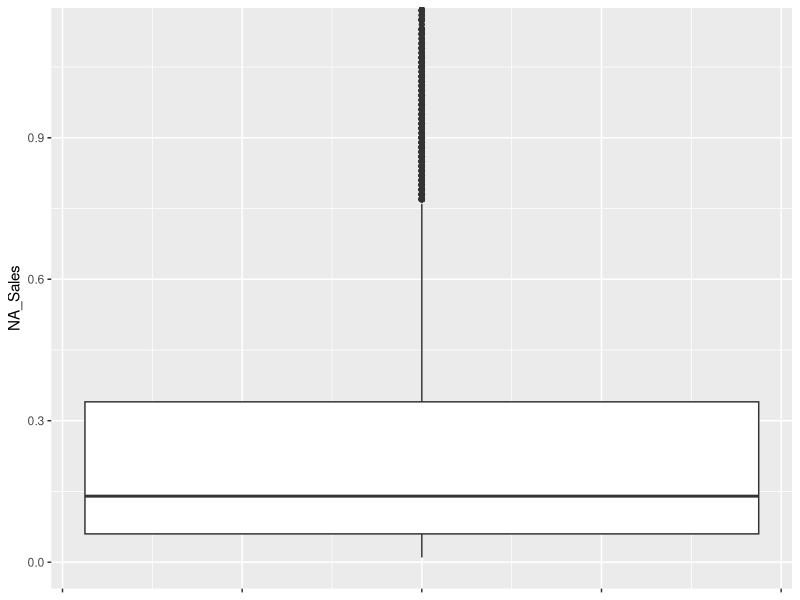
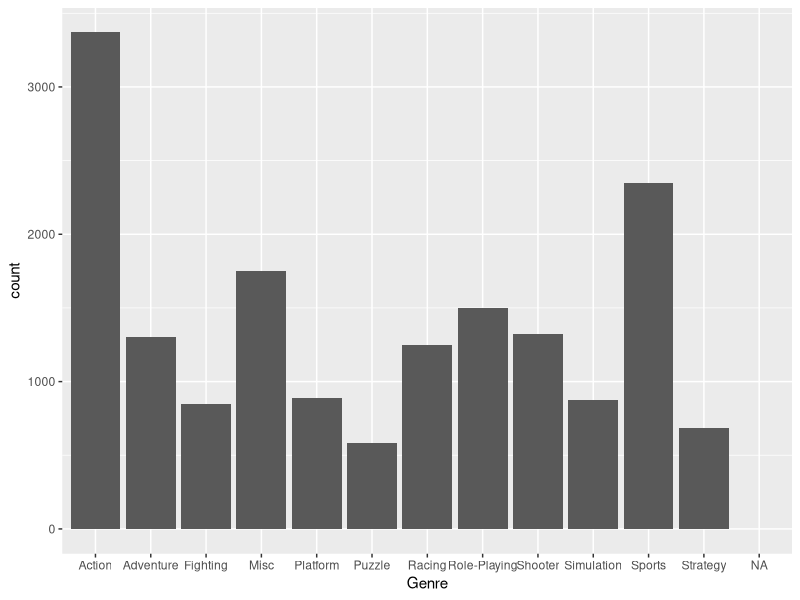

These charts were generated, in order, by the following R code: (Note: this script raises an error after producing the figures.)
## ---- chunk 1
#Loading Libraries
library(tidyverse)

#Loading Dataset
vgs <- read.csv('replaced variables.csv')

#Transforming variables to appropriate data types
vgs$NA_Sales<-as.numeric(vgs$NA_Sales)
vgs$EU_Sales<-as.numeric(vgs$EU_Sales)
vgs$JP_Sales<-as.numeric(vgs$JP_Sales)
vgs$Other_Sales<-as.numeric(vgs$Other_Sales)
vgs$Platform <- as.factor(vgs$Platform)
vgs$Publisher <- as.factor(vgs$Genre)
vgs$Genre <- as.factor(vgs$Genre)
vgs$Developer <- as.factor(vgs$Developer)
vgs$Rating <- as.factor(vgs$Rating)
vgs$Year_of_Release <- as.factor(vgs$Year_of_Release)
vgs$User_Score <- as.numeric(vgs$User_Score)
vgs$Name <- as.character(vgs$Name)
vgs$User_Score <- vgs$User_Score * 10

#Replacing empty entries with NA
vgs$Rating[vgs$Rating %in% c("")]<- NA
vgs$Rating <-factor(vgs$Rating)
vgs$Developer[vgs$Developer %in% c("")]<- NA
vgs$Developer <-factor(vgs$Developer)
vgs$Genre[vgs$Genre %in% c("")]<- NA
vgs$Genre <-factor(vgs$Genre)
## ---- chunk 2
summary(vgs$NA_Sales, na.rm = TRUE) # summarize the variable NA_Sales
sd(vgs$NA_Sales, na.rm = TRUE) # find the standard deviation
IQR(vgs$NA_Sales, na.rm = TRUE) # find the IQR
nasmildthreshold = (.28*1.5) + .28 # mild threshold
print(nasmildthreshold)
nasmaxthreshold = (.28*3) + .28 # extreme threshold
print(nasmaxthreshold)
sum(vgs$NA_Sales>nasmaxthreshold, na.rm = TRUE) # number of observations above the max threshold
ggplot(data = vgs, aes(y = NA_Sales)) + geom_boxplot() + coord_cartesian(ylim = c(0, 1.12))+
  theme(axis.text.x = element_blank())
## ---- chunk 3
#replacing the blank spaces with NA
vgs$Genre[vgs$Genre %in% c("")]<- NA
#creating the frequency table
freq_genre <- table(vgs$Genre)
#creating the relative frequency table
rel_freq_genre <- table(vgs$Genre)/nrow(vgs)
#plotting the frequency of each genre
ggplot(data = vgs) + geom_bar(mapping = aes(x = Genre))
## ---- chunk 4
twoway <- addmargins(table(vgs$Rating, vgs$Genre))
twoway
ggplot(vgs, aes(fill=Rating, y=sum(vgs), x=Genre)) + geom_bar(position= 'stack', stat='identity') + ylab('Count') + xlab('Genre') + theme(axis.text.x=element_text(angle = -90, vjust = 0.5))
## ---- chunk 5
summary(vgs$NA_Sales)
table(vgs$NA_Sales)
table(vgs$Genre)
boxplot(vgs$NA_Sales~vgs$Genre)
## ---- chunk 6
ggplot(vgs, aes(Critic_Score, NA_Sales)) + geom_point() +ylab('NA Sales') + xlab('Critic Score') + ylim(0, 20)
